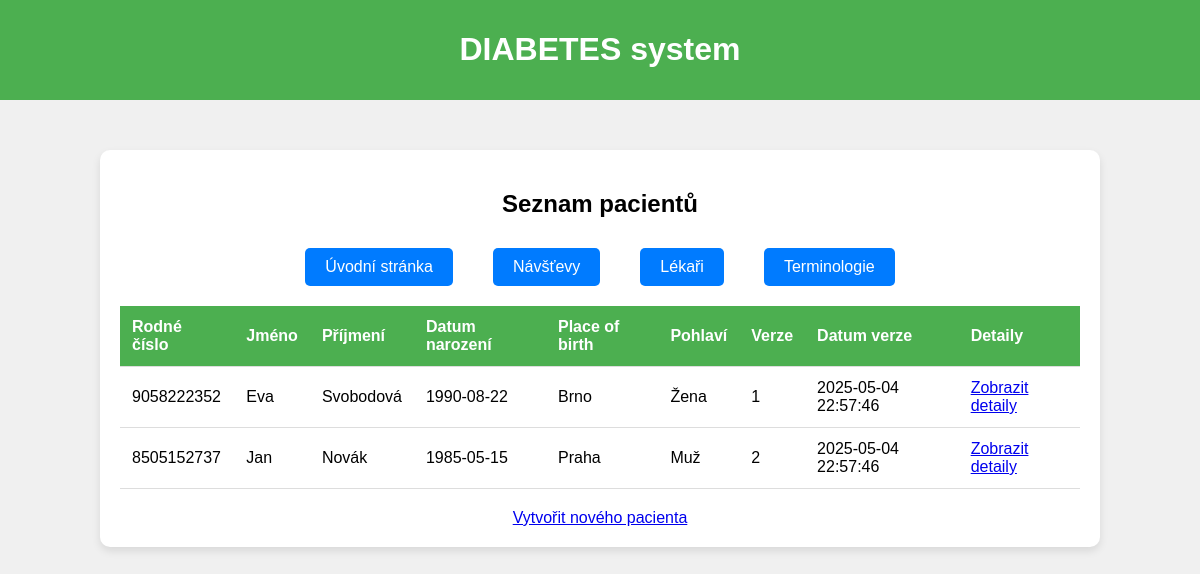
The app's page /patients_page, older data.
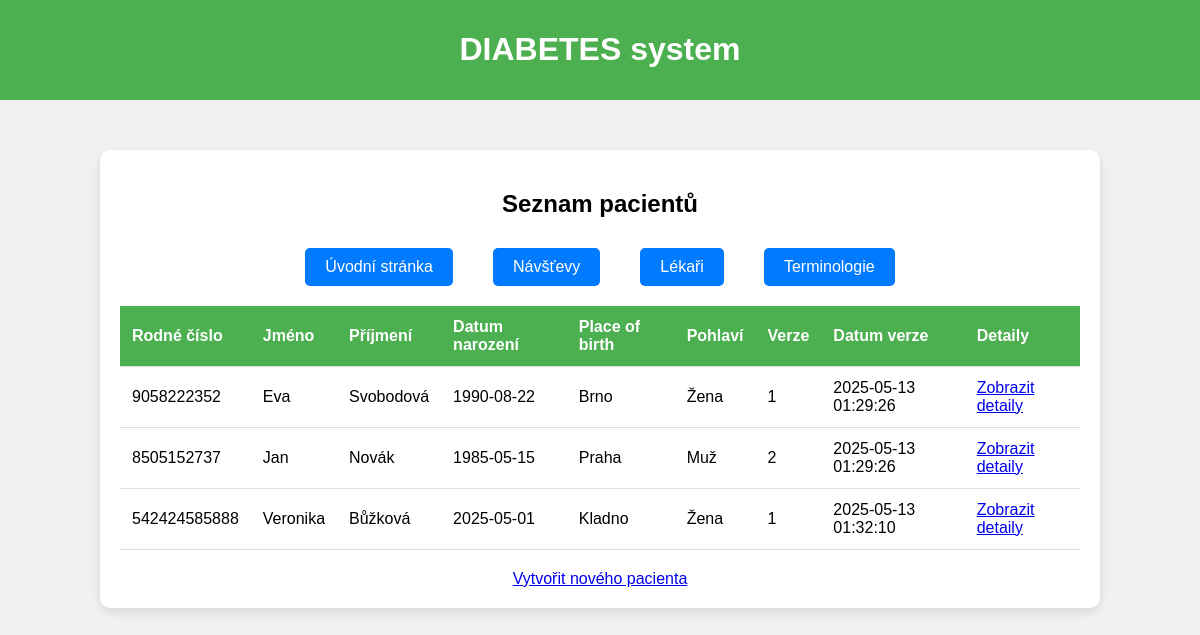
The same page, newer data.
### models.py (models this page shows)
class Patient(db.Model):
    __tablename__ = 'Patient'
    idPatient = db.Column(db.Integer, primary_key=True)
    PersonalIdentificationNumber = db.Column(db.Integer) #rodné číslo
    FirstName = db.Column(db.String)
    Surname = db.Column(db.String)
    Address = db.Column(db.String)
    DateOfBirth = db.Column(db.DateTime)
    PlaceOfBirth = db.Column(db.String)
    Gender = db.Column(db.Integer, db.ForeignKey('Gender.idGender'))
    PhoneNumber = db.Column(db.String)
    Version = db.Column(db.Integer)
    DateOfVersionCreation = db.Column(db.DateTime)
    OldVersion = db.Column(db.Integer, db.ForeignKey('Patient.idPatient'))
    gender_obj = db.relationship('Gender', backref='Patient', lazy=True)

### routes/patient_routes.py (the view)
@patient_routes.route('/patients_page', methods=['GET'])
def show_patients_page():
    subquery = db.session.query(
        Patient.PersonalIdentificationNumber,
        db.func.max(Patient.Version).label('max_version')
    ).group_by(Patient.PersonalIdentificationNumber).subquery()
    patients = db.session.query(Patient).join(
        subquery, Patient.PersonalIdentificationNumber == subquery.c.PersonalIdentificationNumber
    ).filter(
        Patient.Version == subquery.c.max_version
    ).all()
    return render_template('patients.html', patients=patients)

### templates/patients.html (shortened to what this page needs)
<!DOCTYPE html>
<html lang="cs">
<head>
</head>
<body>
    <header>
        <h1>DIABETES system</h1>
    </header>
    <div class="content">
        <h2>Seznam pacientů</h2>
        <nav>
            <a href="{{ url_for('basic_routes.index') }}">Úvodní stránka</a>
            <a href="{{ url_for('encounter_routes.encounter') }}">Návšťevy</a>
            <a href="{{ url_for('doctor_routes.show_doctors') }}">Lékaři</a>
            <a href="{{ url_for('basic_routes.show_terminology') }}">Terminologie</a>
        </nav>
        <table>
            <thead>
                <tr>
                    <th>Rodné číslo</th>
                    <th>Jméno</th>
                    <th>Příjmení</th>
                    <th>Datum narození</th>
                    <th>Place of birth</th>
                    <th>Pohlaví</th>
                    <th>Verze</th>
                    <th>Datum verze</th>
                    <th>Detaily</th>
                </tr>
            </thead>
            <tbody>
                {% for patient in patients %}
                    <tr>
                        <td>{{ patient.PersonalIdentificationNumber }}</td>
                        <td>{{ patient.FirstName }}</td>
                        <td>{{ patient.Surname }}</td>
                        <td>{{ patient.DateOfBirth.strftime('%Y-%m-%d') }}</td>
                        <td>{{ patient.PlaceOfBirth }}</td>
                        <td>{{ 'Žena' if patient.Gender == 1 else 'Muž' }}</td>
                        <td>{{ patient.Version }}</td>
                        <td>{{ patient.DateOfVersionCreation.strftime('%Y-%m-%d %H:%M:%S') if patient.DateOfVersionCreation else 'N/A' }}</td>
                        <td><a href="{{ url_for('patient_routes.show_patient_detail', id=patient.idPatient) }}">Zobrazit detaily</a></td>
                    </tr>
                {% endfor %}
            </tbody>
        </table>
        <div class="new-patient-link">
            <a href="{{ url_for('patient_routes.new_patient_page') }}" class="btn">Vytvořit nového pacienta</a>
        </div>
    </div>
</body>
</html>

### templates/patients.html (style rules this page uses)
body { font-family: Arial, sans-serif; background-color: #f0f0f0; margin: 0; padding: 0; }
header { background-color: #4CAF50; color: white; padding: 10px 0; text-align: center; }
nav { display: flex; justify-content: center; margin-top: 20px; }
nav a { margin: 0 20px; padding: 10px 20px; background-color: #007BFF; color: white; text-decoration: none; border-radius: 5px; transition: background-color 0.3s; }
.content { margin: 50px auto; width: 80%; background-color: white; padding: 20px; border-radius: 10px; box-shadow: 0 4px 8px rgba(0, 0, 0, 0.1); }
.content h2 { margin-bottom: 30px; text-align: center; }
table { width: 100%; border-collapse: collapse; margin: 20px 0; }
th, td { padding: 12px; text-align: left; border-bottom: 1px solid #ddd; }
th { background-color: #4CAF50; color: white; }
.new-patient-link { text-align: center; margin-top: 20px; }

Row changes from the older to the newer data that the page shows:
changed Patient "Eva": DateOfVersionCreation "2025-05-04 22:57:46" → "2025-05-13 01:29:26"
changed Patient "Jan": DateOfVersionCreation "2025-05-04 22:57:46" → "2025-05-13 01:29:26"
added Patient: PersonalIdentificationNumber "542424585888", FirstName "Veronika", Surname "Bůžková", DateOfBirth "2025-05-01", PlaceOfBirth "Kladno", Gender "Žena", Version "1", DateOfVersionCreation "2025-05-13 01:32:10"
